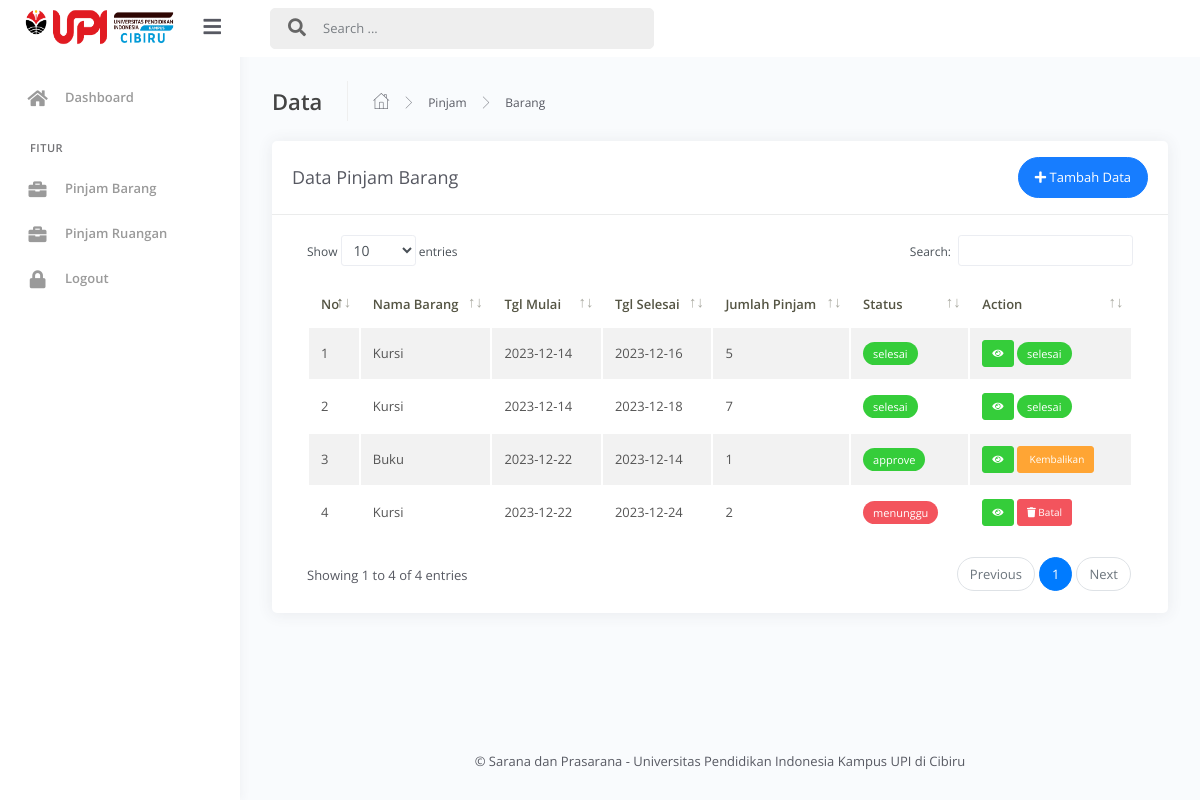
Screenshot of /CELLS_Admin/user/?view=datapinjambarang (signed in) with the database file from the repository.
### tables this page shows
CREATE TABLE `pinjambarang` (
  `id` int(11) NOT NULL,
  `id_barang` int(11) DEFAULT NULL,
  `id_user` int(11) DEFAULT NULL,
  `qty` int(11) DEFAULT NULL,
  `tgl_mulai` date DEFAULT NULL,
  `tgl_selesai` date DEFAULT NULL,
  `lokasi_barang` text DEFAULT NULL,
  `status` varchar(15) DEFAULT NULL,
  `pdf_file` varchar(255) DEFAULT NULL,
  `dokumentasi` varchar(255) DEFAULT NULL
);

CREATE TABLE `barang` (
  `id` int(11) NOT NULL,
  `nama_barang` varchar(255) DEFAULT NULL,
  `stok` int(11) DEFAULT NULL,
  `deskripsi` text DEFAULT NULL,
  `foto` varchar(255) DEFAULT NULL
);

### CELLS_Admin/user/peminjaman/barang/datapinjambarang.php (the view, shortened to what this page needs)
<div class="main-panel">
			<div class="content">
				<div class="page-inner">
					<div class="page-header">
						<h4 class="page-title">Data</h4>
						<ul class="breadcrumbs">
							<li class="nav-home">
								<a href="#">
									<i class="flaticon-home"></i>
								</a>
							</li>
							<li class="separator">
								<i class="flaticon-right-arrow"></i>
							</li>
							<li class="nav-item">
								<a href="#">Pinjam</a>
							</li>
							<li class="separator">
								<i class="flaticon-right-arrow"></i>
							</li>
							<li class="nav-item">
								<a href="#">Barang</a>
							</li>
						</ul>
					</div>
					<div class="row">
						<div class="col-md-12">
							<div class="card">
								<div class="card-header">
									<div class="d-flex align-items-center">
										<h4 class="card-title">Data Pinjam Barang</h4>
										<a href="?view=createpinjambarang" class="btn btn-primary btn-round ml-auto">
											<i class="fa fa-plus"></i>
											Tambah Data
										</a>
									</div>
								</div>
								<div class="card-body">
									<div class="table-responsive">
										<table id="add-row" class="display table table-striped table-hover" >
											<thead>
												<tr>
													<th>No</th>
													<th>Nama Barang</th>
													<th>Tgl Mulai</th>
													<th>Tgl Selesai</th>
													<th>Jumlah Pinjam</th>
													<th>Status</th>
													<th>Action</th>
												</tr>
											</thead>
											<tbody>
												<?php
													$no = 1;
													$query = mysqli_query($conn,'SELECT pinjambarang.id, pinjambarang.id_barang, pinjambarang.id_user, pinjambarang.tgl_mulai, pinjambarang.tgl_selesai, pinjambarang.qty, pinjambarang.lokasi_barang, pinjambarang.status, barang.nama_barang from pinjambarang inner join barang on barang.id=pinjambarang.id_barang inner join user on user.id=pinjambarang.id_user');
													while ($pinjambarang = mysqli_fetch_array($query)) {
												?>
												<?php if($_SESSION['id'] == $pinjambarang['id_user']) { ?>
												<tr>
													<td><?php echo $no++ ?></td>
													<td><?php echo $pinjambarang['nama_barang'] ?></td>
													<td><?php echo $pinjambarang['tgl_mulai'] ?></td>
													<td><?php echo $pinjambarang['tgl_selesai'] ?></td>
													<td><?php echo $pinjambarang['qty'] ?></td>
													<td>
														<?php if($pinjambarang['status'] == 'menunggu') { ?>
														<div class="badge badge-danger"><?php echo $pinjambarang['status'] ?></div>
														<?php }else { ?>
															<div class="badge badge-success"><?php echo $pinjambarang['status'] ?></div>
														<?php } ?>
													</td>
													<td>
														<?php if($pinjambarang['status'] == 'menunggu') { ?>
														<a href="?view=detailpinjambarang&id=<?php echo $pinjambarang['id'] ?>" title="Detail" class="btn btn-xs btn-success"><i class="fa fa-eye"></i></a>
														<a href="#modalHapusPinjamBarang<?php echo $pinjambarang['id'] ?>" data-toggle="modal" title="Batal Pinjam" class="btn btn-xs btn-danger"><i class="fa fa-trash"></i> Batal</a>
													<?php }elseif($pinjambarang['status'] == 'approve') { ?>
														<a href="?view=detailpinjambarang&id=<?php echo $pinjambarang['id'] ?>" title="Detail" class="btn btn-xs btn-success"><i class="fa fa-eye"></i></a>
														<a href="#modalKembalikanPinjamBarang<?php echo $pinjambarang['id'] ?>" data-toggle="modal" title="Kembalikan" class="btn btn-xs btn-warning"><i class="fa fa-warning"></i> Kembalikan</a>
													<?php }else { ?>
														<a href="?view=detailpinjambarang&id=<?php echo $pinjambarang['id'] ?>" title="Detail" class="btn btn-xs btn-success"><i class="fa fa-eye"></i></a>
														<div class="badge badge-success"><?php echo $pinjambarang['status'] ?></div>
													<?php } ?>
													</td>
												</tr>
											<?php } ?>
											<?php } ?>
											</tbody>
										</table>
									</div>
								</div>
							</div>
						</div>
					</div>
				</div>
			</div>
			<p class="text-footer text-center p-3">&copy; Sarana dan Prasarana - Universitas Pendidikan Indonesia Kampus UPI di Cibiru</p>
		</div>

### rows the page displays
pinjambarang: id_barang.nama_barang "Kursi", tgl_mulai "2023-12-14", tgl_selesai "2023-12-16", qty "5", status "selesai"
pinjambarang: id_barang.nama_barang "Kursi", tgl_mulai "2023-12-14", tgl_selesai "2023-12-18", qty "7", status "selesai"
pinjambarang: id_barang.nama_barang "Buku", tgl_mulai "2023-12-22", tgl_selesai "2023-12-14", qty "1", status "approve"
pinjambarang: id_barang.nama_barang "Kursi", tgl_mulai "2023-12-22", tgl_selesai "2023-12-24", qty "2", status "menunggu"
